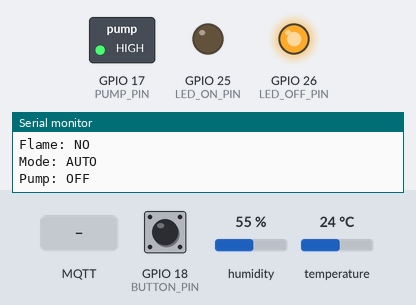
Recording of a sketch running on a simulated ESP32. Parts: switched loads named in the sketch (green lamp = pin HIGH), output pins drawn as LEDs (lit = HIGH), the last lines printed to the serial monitor. The inputs (shaded band) are chosen by the test bench; at power-on: GPIO 18 (BUTTON_PIN) HIGH, humidity 55 %, temperature 24 °C. WiFi joins after 1.5 s; servers stay silent unless stated; no MQTT or app messages arrive unless stated.

Above: at 2.7 s.
2.8 s: MQTT message "AUTO" arrives on the first subscribed topic
8.8 s: GPIO 18 (BUTTON_PIN) pulled LOW for 3.2 s
13.5 s: GPIO 18 (BUTTON_PIN) pulled LOW for 1 s
At 16.2 s:
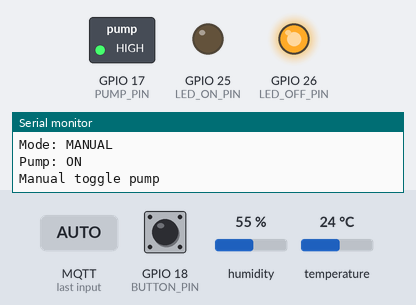
17.8 s: GPIO 18 (BUTTON_PIN) pulled LOW for 0.3 s
At 19.3 s:
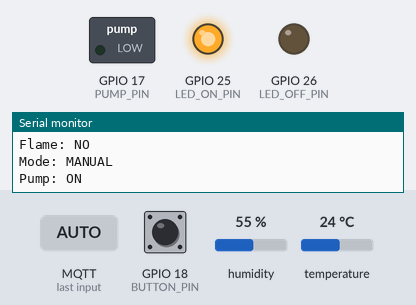
19.8 s: MQTT message "MANUAL" arrives on the first subscribed topic
21.3 s: MQTT message "WATER_ON" arrives on the first subscribed topic
Timing chart, 0 to 23.9 s (numbered marks = the images above; inputs shaded):
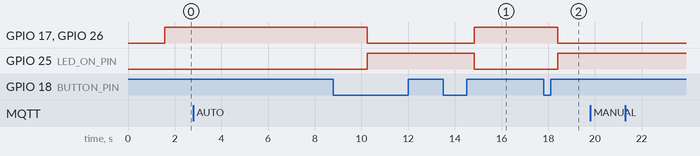

The sketch:

Sender_ESP32.ino
```cpp
//const char* ssid = "「JAITP」";
//const char* password = "MTFKISAS";

#include <WiFi.h>
#include <PubSubClient.h>
#include <ArduinoJson.h>
#include "DHT.h"

// ================= WIFI =================
const char* ssid = "Redmi 15 5G";
const char* password = "ROME2011";

// ================= MQTT =================
const char* mqtt_server = "broker.emqx.io";
const int mqtt_port = 1883;

const char* pub_topic = "greenhouse/fern/data";
const char* sub_topic = "greenhouse/fern/control";
const char* mode_topic = "greenhouse/fern/mode";
const char* button_topic = "greenhouse/fern/button";

WiFiClient espClient;
PubSubClient client(espClient);

// ================= PINS =================
#define DHTPIN 4
#define DHTTYPE DHT11
#define FLAME_PIN 15
#define BUTTON_PIN 18
#define PUMP_PIN 17
#define LED_ON_PIN 25
#define LED_OFF_PIN 26

DHT dht(DHTPIN, DHTTYPE);

// ================= VARIABLES =================
float temperature;
float humidity;
bool flameDetected;

bool pumpState = false;
bool lastButtonState = HIGH;

bool autoMode = true;

// BUTTON HOLD
unsigned long buttonPressStart = 0;
bool buttonHolding = false;
bool longPressTriggered = false;

// AUTO CYCLE
unsigned long pumpTimer = 0;
bool pumpCycleState = false;

unsigned long lastSend = 0;
unsigned long lastPrint = 0;

unsigned long lastButtonTime = 0;
const unsigned long debounceDelay = 150;

float lastTemperature = 0;
float lastHumidity = 0;

// ================= Checksum int =================
uint16_t generateChecksum(String data) {
  uint16_t sum = 0;

  for (int i = 0; i < data.length(); i++) {
    sum += (uint8_t)data[i];
  }

  return sum;
}

// ================= MQTT CALLBACK =================
void callback(char* topic, byte* payload, unsigned int length){

  String msg;
  for(int i=0;i<length;i++)
    msg += (char)payload[i];

  String topicStr = String(topic);

  Serial.println("----- RECEIVED -----");
  Serial.print("Topic: "); Serial.println(topicStr);
  Serial.print("Message: "); Serial.println(msg);

  // MODE CONTROL
  if (topicStr == mode_topic) {
    if (msg == "AUTO") {
      autoMode = true;
      Serial.println("Switched to AUTO mode");
    }
    else if (msg == "MANUAL") {
      autoMode = false;
      Serial.println("Switched to MANUAL mode");
    }
    return;
  }

  // PUMP CONTROL (ONLY IN MANUAL)
  if (topicStr == sub_topic) {
    if (!autoMode) {
      if(msg=="WATER_ON") pumpState=true;
      if(msg=="WATER_OFF") pumpState=false;
    }
  }
}

// ================= WIFI =================
void connectWiFi(){
  WiFi.begin(ssid,password);

  Serial.print("Connecting WiFi");
  while(WiFi.status()!=WL_CONNECTED){
    delay(500);
    Serial.print(".");
  }
  Serial.println("\nWiFi connected");
}

// ================= MQTT =================
void reconnectMQTT(){
  while(!client.connected()){
    Serial.println("Connecting MQTT...");
    if(client.connect("FernPot_ESP32")){
      Serial.println("MQTT Connected!");

      client.subscribe(sub_topic);
      client.subscribe(mode_topic);   // NEW

    }else{
      Serial.println("MQTT Failed, retry...");
      delay(2000);
    }
  }
}

// ================= READ SENSORS =================
void readSensors(){

  float newTemp = dht.readTemperature();
  float newHum = dht.readHumidity();

  bool dhtFail = false;

  if (isnan(newTemp) || isnan(newHum)) {
    dhtFail = true;

    //  keep old values
    temperature = lastTemperature;
    humidity = lastHumidity;

  } else {

    // update values
    temperature = newTemp;
    humidity = newHum;

    lastTemperature = newTemp;
    lastHumidity = newHum;
  }

  if (temperature >= 50) {
    flameDetected = true;
  } else {
    flameDetected = false;
  }

  bool buttonState = digitalRead(BUTTON_PIN);

  // debounce protection
  if (millis() - lastButtonTime < debounceDelay) {
   lastButtonState = buttonState;
   return;
  }

  // LONG PRESS → CHANGE MODE
  if (buttonState == LOW && lastButtonState == HIGH) {
    lastButtonTime = millis();
    buttonPressStart = millis();
    buttonHolding = true;
  }

  if (buttonState == LOW && buttonHolding) {
    if (millis() - buttonPressStart > 2000) {

      autoMode = !autoMode;

     Serial.println("=== MODE CHANGED ===");
    Serial.println(autoMode ? "AUTO" : "MANUAL");

      client.publish(mode_topic, autoMode ? "AUTO" : "MANUAL");

      buttonHolding = false;
     longPressTriggered = true;   // 🔥 IMPORTANT
    }
  }

// SHORT PRESS → MANUAL CONTROL
if (buttonState == HIGH && lastButtonState == LOW) {

   // ❌ IGNORE if it was long press
    if (longPressTriggered) {
     longPressTriggered = false;
   } else {

     // SEND BUTTON EVENT TO NODE-RED
      StaticJsonDocument<64> doc;
      doc["event"] = "button";
      doc["action"] = "toggle";

     String msg;
     serializeJson(doc, msg);
     client.publish(button_topic, msg.c_str());

     // Only control pump in MANUAL mode
      if (!autoMode) {
       pumpState = !pumpState;
       Serial.println("Manual toggle pump");
     }
    }

   buttonHolding = false;
  }
  lastButtonState = buttonState;

  // PRINT
  if (millis() - lastPrint > 2000) {
    lastPrint = millis();

    Serial.println("----- SENSOR READ -----");
    Serial.print("Temperature: ");
    if(dhtFail) Serial.println("DHT FAIL");
    else Serial.println(temperature);

    Serial.print("Humidity: ");
    if(dhtFail) Serial.println("DHT FAIL");
    else Serial.println(humidity);
    Serial.print("Flame: "); Serial.println(flameDetected ? "YES" : "NO");
    Serial.print("Mode: "); Serial.println(autoMode ? "AUTO" : "MANUAL");
    Serial.print("Pump: "); Serial.println(pumpState ? "ON" : "OFF");
  }
}

// ================= SEND DATA =================
void sendData(){

  // Create DATA only
  StaticJsonDocument<192> dataDoc;

  dataDoc["temp"] = temperature;
  dataDoc["humidity"] = humidity;
  dataDoc["flame"] = flameDetected;
  dataDoc["led"] = pumpState;
  dataDoc["mode"] = autoMode ? "AUTO" : "MANUAL";

  String dataStr;
  serializeJson(dataDoc, dataStr);

  // Generate checksum from DATA ONLY
  uint16_t checksum = generateChecksum(dataStr);

  // Create FINAL message
  StaticJsonDocument<384> finalDoc;
  finalDoc["data"] = dataDoc;
  finalDoc["checksum"] = checksum;

  String finalMsg;
  serializeJson(finalDoc, finalMsg);

  // Send
  client.publish(pub_topic, finalMsg.c_str());

  Serial.println("===== MQTT SEND =====");
  Serial.println(finalMsg);
}

// ================= SETUP =================
void setup(){

  Serial.begin(115200);

  pinMode(PUMP_PIN,OUTPUT);
  pinMode(FLAME_PIN,INPUT);
  pinMode(BUTTON_PIN,INPUT_PULLUP);

  // Force DAC pins to digital mode
  pinMode(LED_ON_PIN, OUTPUT);
  pinMode(LED_OFF_PIN, OUTPUT);
  dacWrite(LED_ON_PIN, 0);  // Reset DAC
  dacWrite(LED_OFF_PIN, 0); // Reset DAC

  digitalWrite(PUMP_PIN, LOW);

  dht.begin();

  connectWiFi();

  client.setServer(mqtt_server,mqtt_port);
  client.setCallback(callback);

  reconnectMQTT();
}

// ================= LOOP =================
void loop(){

  if(WiFi.status()!=WL_CONNECTED)
    connectWiFi();

  if(!client.connected())
    reconnectMQTT();

  client.loop();

  readSensors();

  // AUTO MODE
  if (autoMode) {

    unsigned long now = millis();

    if (!pumpCycleState && now - pumpTimer > 10000) {
      pumpCycleState = true;
      pumpTimer = now;
      Serial.println("AUTO: Pump ON");
    }
    else if (pumpCycleState && now - pumpTimer > 15000) {
      pumpCycleState = false;
      pumpTimer = now;
      Serial.println("AUTO: Pump OFF");
    }

    pumpState = pumpCycleState;
  }

  digitalWrite(LED_ON_PIN, pumpState);
  digitalWrite(LED_OFF_PIN, !pumpState);
  digitalWrite(PUMP_PIN, pumpState ? LOW : HIGH);
  delay(500);

  if(millis()-lastSend>2000){
    lastSend=millis();
    sendData();
  }
}
```

Measured:
- after the input at 13.5 s, GPIO 17 (PUMP_PIN), GPIO 26 (LED_OFF_PIN): LOW → HIGH after 1.3 s; GPIO 25 (LED_ON_PIN): HIGH → LOW after 1.3 s
- after the input at 17.8 s, GPIO 17 (PUMP_PIN), GPIO 26 (LED_OFF_PIN): HIGH → LOW after 0.60 s; GPIO 25 (LED_ON_PIN): LOW → HIGH after 0.60 s
